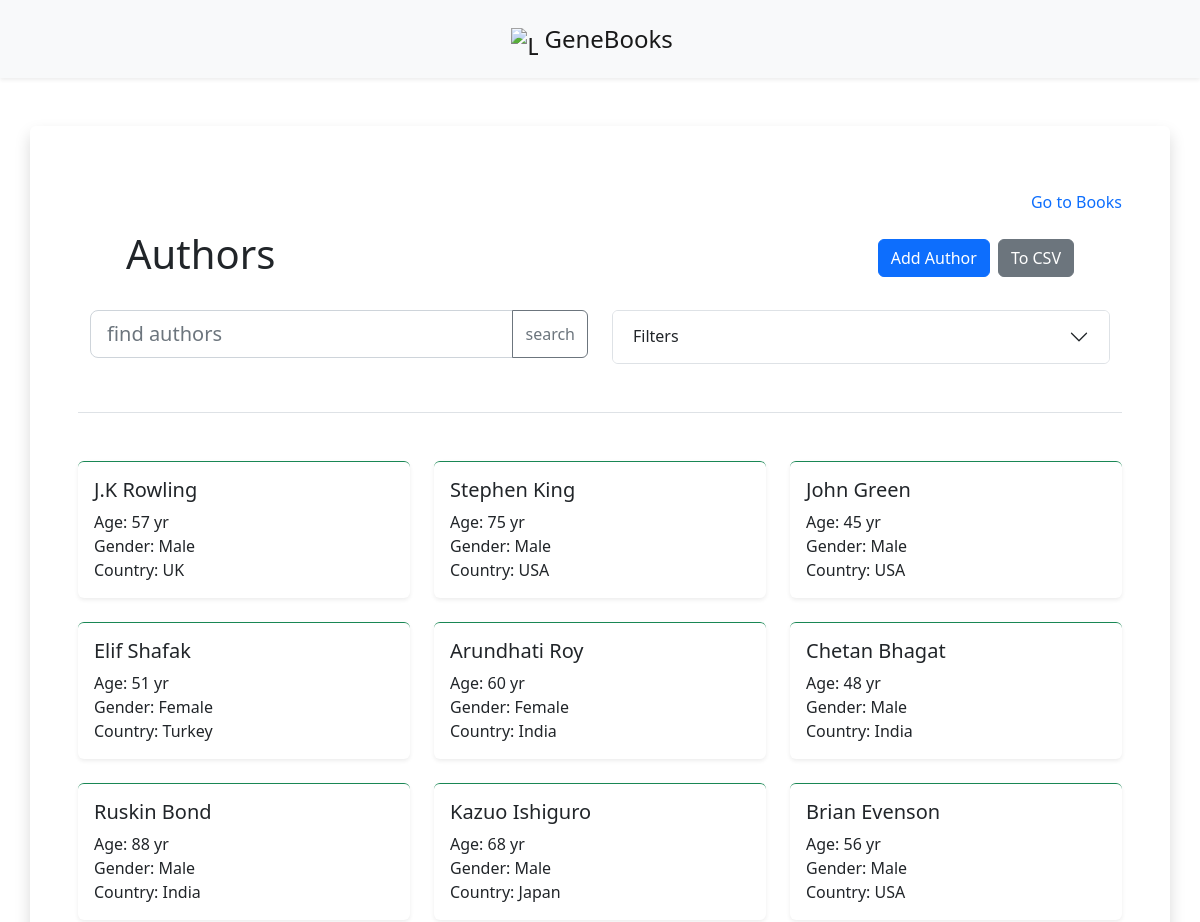
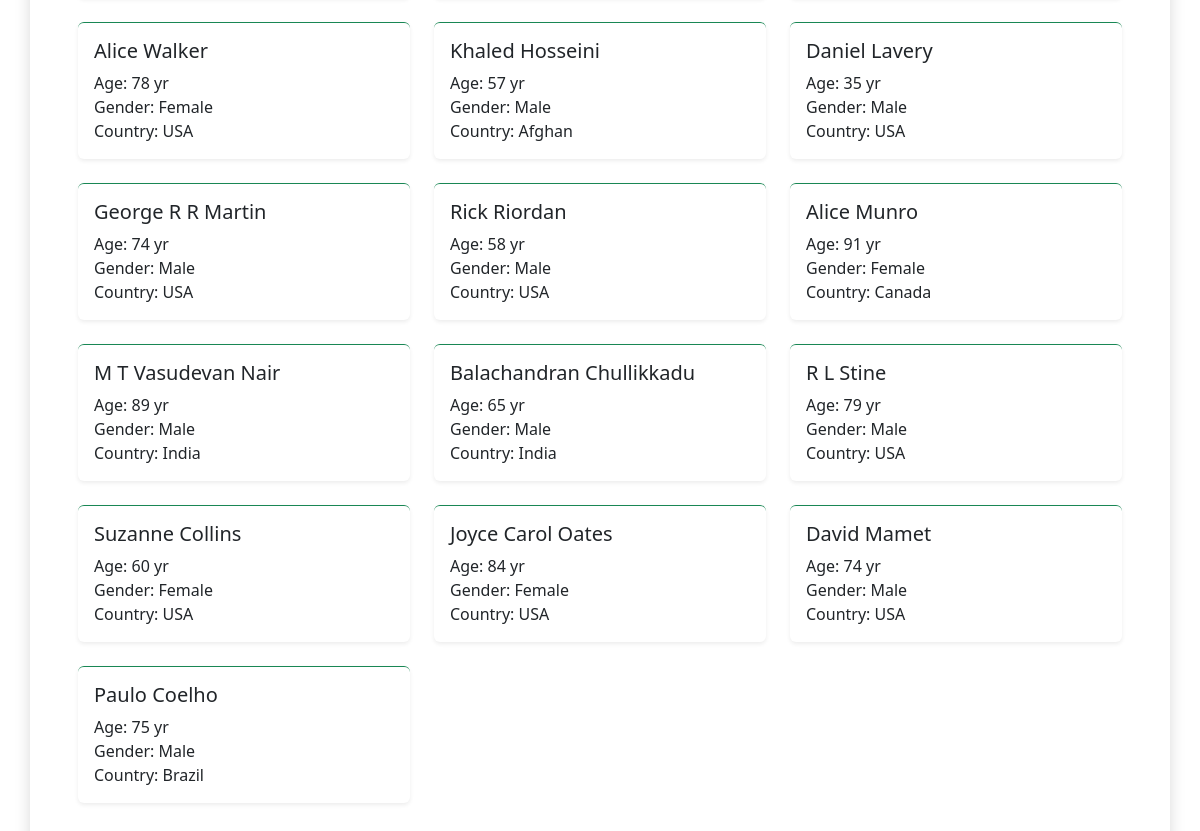
The app's page /authors with its own data (2 pictures, top to bottom).
### book/models.py (models this page shows, shortened)
class Author(models.Model):
    name = models.CharField(blank=False, null=False, max_length=50)
    age = models.PositiveSmallIntegerField(blank=False)
    gender = models.CharField(max_length=20, choices=GENDER_CHOICES, default='Male')
    country = models.CharField(max_length=50, blank=True, null=True)

### book/views.py (the view)
# urls.py: path('authors', author, name='authors-home'),
def author(request):
    authors = Author.objects.all()
    return render(request, 'book/author.html', {'authors': authors})

### book/templates/book/author.html (shortened to what this page needs)
{% extends "book/base.html" %}
{% load static %}
{% block body %}
    <div class="container shadow d-flex flex-column justify-content-center rounded my-5 p-5">
          <div class="d-flex ms-5 my-3 justify-content-end">
            <a href="{% url 'books-home' %}" class="text-decoration-none">Go to Books</a>
          </div>
        <div class="d-flex justify-content-center align-items-center justify-content-md-between flex-column flex-md-row gy-2 mx-5">
            <h1>Authors</h1>
            <div class="d-flex">
                <button type="button"
                        class="btn btn-primary me-2"
                        data-bs-toggle="modal"
                        data-bs-target="#exampleModal">
                    Add Author
                </button>
                <button type="button" class="btn btn-secondary" id="authors-to-csv">To CSV</button>
            </div>
        </div>
        <div class="container mt-4 text-center border-bottom pb-5">
            <div class="row row-cols-1 row-cols-sm-1 row-cols-md-2 gy-3">
                <div class="col ">
                    <form action="">
                        <div class="input-group">
                            <input type="text"
                                   class="form-control form-control-lg"
                                   id="author-field"
                                   name="author-field"
                                   placeholder="find authors"/>
                            <button class="btn btn-outline-secondary"
                                    type="button"
                                    id="author-search-btn">search</button>
                        </div>
                    </form>
                </div>
                <div class="col">
                    <div class="accordion" id="accordionExample">
                        <div class="accordion-item">
                            <h2 class="accordion-header" id="headingOne">
                                <button class="accordion-button collapsed"
                                        type="button"
                                        data-bs-toggle="collapse"
                                        data-bs-target="#collapseOne"
                                        aria-expanded="false"
                                        aria-controls="collapseOne">
                                    Filters
                                </button>
                            </h2>
                        </div>
                    </div>
                </div>
            </div>
        </div>
        <section id="cards">
            <div class="row row-cols-1 row-cols-md-2 row-cols-lg-3 row-cols-xxl-4 g-4 mt-4" id="card-div">
                {% for author in authors %}
                    <div class="col">
                        <div class="card h-100 border-top border-0 shadow-sm border-success">
                            <div class="card-body">
                                <h5 class="card-title">{{ author.name }}</h5>
                                <p class="card-text">
                                    Age: {{ author.age }} yr
                                    <br />
                                    Gender: {{ author.gender }}
                                    <br />
                                    Country: {{ author.country }}
                                </p>
                            </div>
                        </div>
                    </div>
                {% endfor %}
            </div>
        </section>
    </div>
{% endblock body %}

### book/templates/book/base.html (shortened to what this page needs)
{% load static %}
<!DOCTYPE html>
<html lang="en">
<head>
    <link href="https://cdn.jsdelivr.net/npm/bootstrap@5.2.2/dist/css/bootstrap.min.css" rel="stylesheet"
 />
    <link rel="stylesheet" href="{% static 'book/style.css' %}" />
</head>
<body>
    <nav class=" navbar py-3 shadow-sm bg-light">
        <div class="container-md d-flex justify-content-center">
            <a href="{% url 'home' %}" class="navbar-brand fs-4 align-text-center">
                <img src="{% static 'book/img/book.ico' %}" alt="Logo" width="27" height="27"
                    class="d-inline-block align-text-center" />
                GeneBooks</a>
        </div>
    </nav>
    {% block body %}
    {% endblock body %}
</body>
</html>

### records on screen
Author: name "J.K Rowling", age "57", gender "Male", country "UK"
Author: name "Stephen King", age "75", gender "Male", country "USA"
Author: name "John Green", age "45", gender "Male", country "USA"
Author: name "Elif Shafak", age "51", gender "Female", country "Turkey"
Author: name "Arundhati Roy", age "60", gender "Female", country "India"
Author: name "Chetan Bhagat", age "48", gender "Male", country "India"
Author: name "Ruskin Bond", age "88", gender "Male", country "India"
Author: name "Kazuo Ishiguro", age "68", gender "Male", country "Japan"
Author: name "Brian Evenson", age "56", gender "Male", country "USA"
Author: name "Alice Walker", age "78", gender "Female", country "USA"
Author: name "Khaled Hosseini", age "57", gender "Male", country "Afghan"
Author: name "Daniel Lavery", age "35", gender "Male", country "USA"
Author: name "George R R Martin", age "74", gender "Male", country "USA"
Author: name "Rick Riordan", age "58", gender "Male", country "USA"
Author: name "Alice Munro", age "91", gender "Female", country "Canada"
Author: name "M T Vasudevan Nair", age "89", gender "Male", country "India"
Author: name "Balachandran Chullikkadu", age "65", gender "Male", country "India"
Author: name "R L Stine", age "79", gender "Male", country "USA"
Author: name "Suzanne Collins", age "60", gender "Female", country "USA"
Author: name "Joyce Carol Oates", age "84", gender "Female", country "USA"
Author: name "David Mamet", age "74", gender "Male", country "USA"
Author: name "Paulo Coelho", age "75", gender "Male", country "Brazil"
